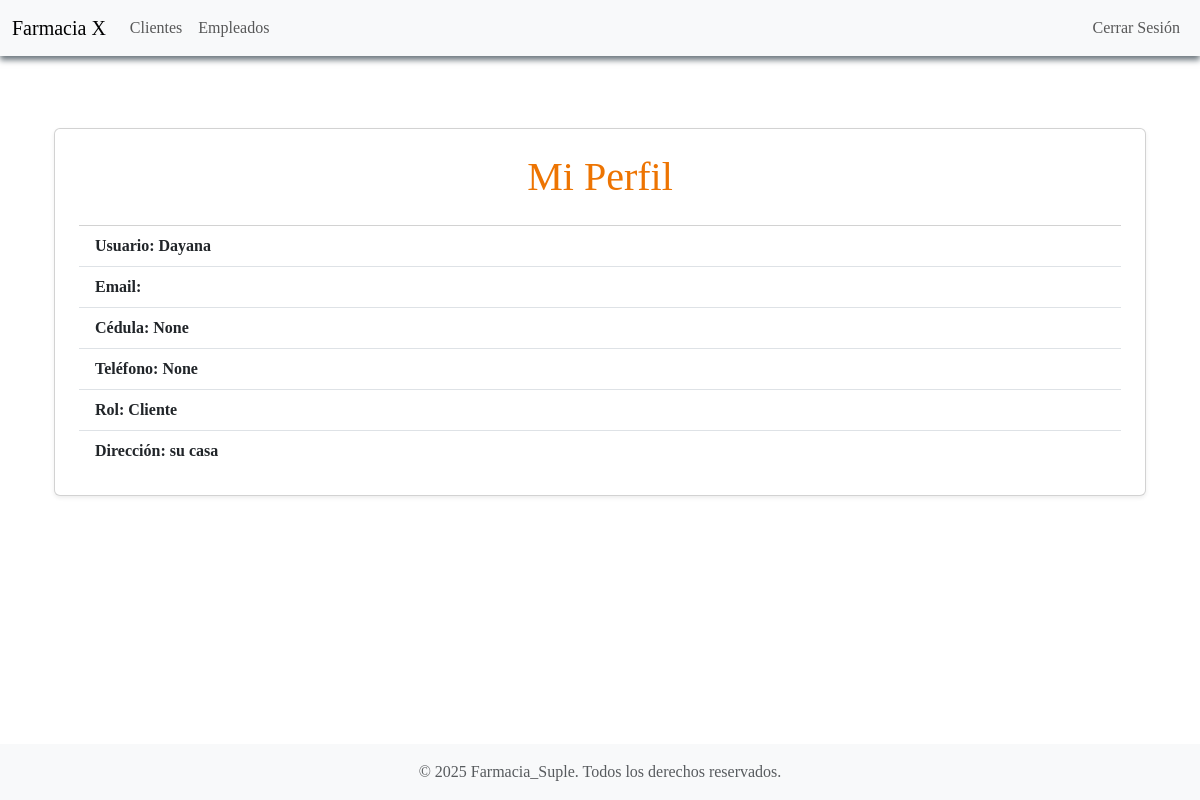
Page /perfil/ (signed in) on the committed database.
### usuarios/models.py (models this page shows, shortened)
class Usuario(AbstractUser):
    cedula = models.CharField(max_length=20, unique=True, blank=True, null=True)
    telefono = models.CharField(max_length=15, blank=True, null=True)
    direccion = models.CharField(max_length=255, blank=True, null=True)
    ROLES = [
        ('ADMIN', 'Administrador'),
        ('EMPLEADO', 'Empleado'),
        ('CLIENTE', 'Cliente'),
    ]
    rol = models.CharField(max_length=10, choices=ROLES, default='CLIENTE')

class Cliente(models.Model):
    usuario = models.OneToOneField(
        get_user_model(),
        on_delete=models.CASCADE
    )
    direccion = models.CharField(max_length=255)

### usuarios/views.py (the view)
# urls.py: path('perfil/', usuarios_views.perfil, name='perfil'),
@login_required
def perfil(request):
    return render(request, 'usuarios/perfil.html', {'user': request.user})

### templates/usuarios/perfil.html (shortened to what this page needs)
{% extends 'base.html' %}
{% block content %}
<div class="container mt-5">
    <div class="card shadow-sm p-4">
        <h1 class="mb-4">Mi Perfil</h1>
        <ul class="list-group list-group-flush">
            <li class="list-group-item"><strong>Usuario:</strong> {{ user.username }}</li>
            <li class="list-group-item"><strong>Email:</strong> {{ user.email }}</li>
            <li class="list-group-item"><strong>Cédula:</strong> {{ user.cedula }}</li>
            <li class="list-group-item"><strong>Teléfono:</strong> {{ user.telefono }}</li>
            <li class="list-group-item"><strong>Rol:</strong> {{ user.get_rol_display }}</li>
            {% if user.rol == "CLIENTE" %}
                <li class="list-group-item"><strong>Dirección:</strong> {{ user.cliente.direccion }}</li>
            {% elif user.rol == "EMPLEADO" %}
                <li class="list-group-item"><strong>Puesto:</strong> {{ user.empleado.puesto }}</li>
            {% endif %}
        </ul>
    </div>
</div>
{% endblock %}

### static/css/styles.css (style rules this page uses)
body { font-family: 'Times New Roman', sans-serif; background-color: #f8f9fa; color: #000000; }
h1 { color: #ed7402; text-align: center; margin-bottom:20px; }
.list-group-item { font-weight: bold; transition: background-color 0.3s ease; }

### rows in the picture
Usuario: username "Dayana", cedula "None", telefono "None", rol "Cliente", cliente.direccion "su casa"
